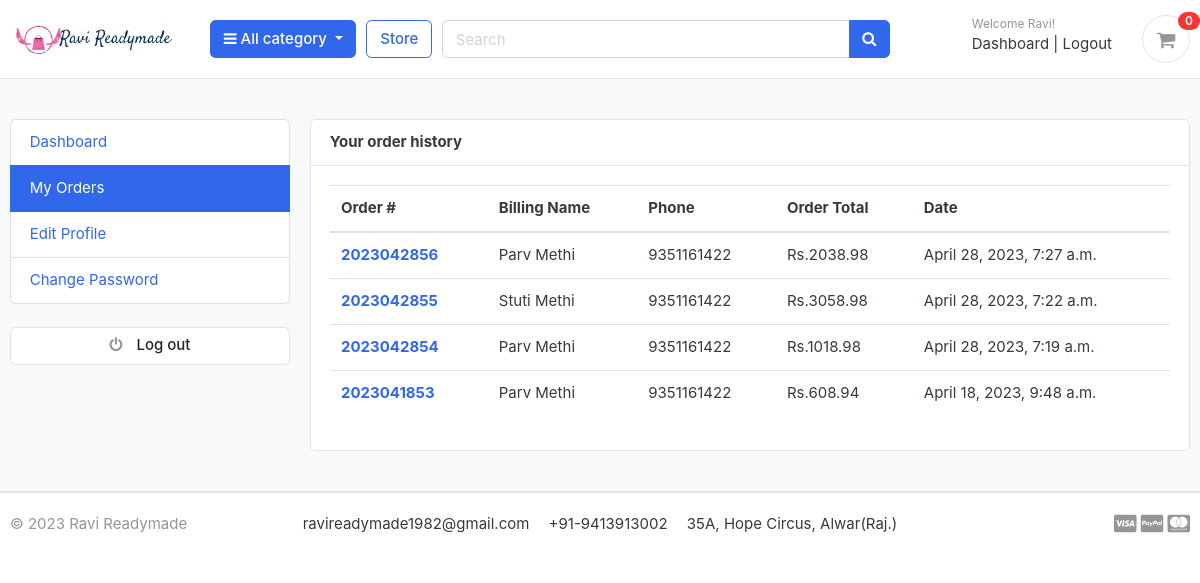
/accounts/my_orders/ (signed in), run on an earlier commit of the app's database.
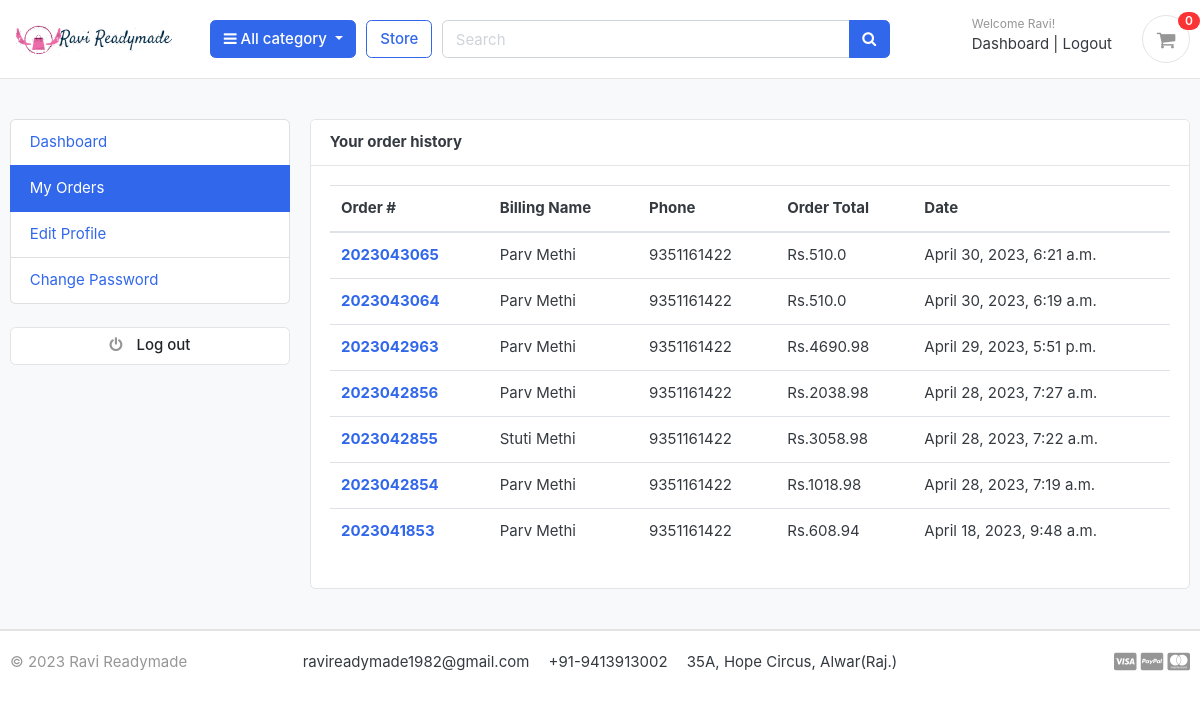
And on a later commit of the database.
### accounts/models.py (models this page shows, shortened)
class Account(AbstractBaseUser):
    first_name = models.CharField(max_length=50)
    last_name = models.CharField(max_length=50)
    username = models.CharField(max_length=50, unique=True)
    email = models.EmailField(max_length=100, unique=True)
    phone = models.CharField(max_length=50)
    date_joined = models.DateTimeField(auto_now_add=True)
    last_login = models.DateTimeField(auto_now_add=True)
    is_admin = models.BooleanField(default=False)
    is_active = models.BooleanField(default=False)
    is_staff = models.BooleanField(default=False)
    is_superadmin = models.BooleanField(default=False)
    USERNAME_FIELD = 'email'
    REQUIRED_FIELDS = ['username', 'first_name', 'last_name']
    objects = MyAccountManager()

### orders/models.py (models this page shows, shortened)
class Order(models.Model):
    STATUS = (
        ('New', 'New'),
        ('Accepted', 'Accepted'),
        ('Completed', 'Completed'),
        ('Cancelled', 'Cancelled')
    )
    user = models.ForeignKey(Account, on_delete=models.SET_NULL, null=True)
    payment = models.ForeignKey(Payment, on_delete=models.SET_NULL, blank=True, null=True)
    order_number = models.CharField(max_length=20)
    first_name = models.CharField(max_length=50)
    last_name = models.CharField(max_length=50)
    phone = models.CharField(max_length=15)
    email = models.EmailField(max_length=50)
    address_line_1 =  models.CharField(max_length=50)
    address_line_2 =  models.CharField(max_length=50, blank = True)
    country = models.CharField(max_length=50)
    state = models.CharField(max_length=50)
    city = models.CharField(max_length=50)
    order_note = models.CharField(max_length=100, blank=True)
    order_total = models.FloatField()
    tax = models.FloatField()
    status = models.CharField(max_length=10, choices=STATUS, default='New')
    ip = models.CharField(max_length=20, blank=True)
    is_ordered = models.BooleanField(default=False)
    created_at = models.DateTimeField(auto_now_add=True)
    updated_at = models.DateTimeField(auto_now=True)
    def full_name(self):
        return f'{self.first_name} {self.last_name}'

### accounts/views.py (the view)
# urls.py: path('my_orders/', my_orders, name='my_orders'),
@login_required(login_url='login')
def my_orders(request):
    orders = Order.objects.filter(user_id = request.user.id, is_ordered = True).order_by('-created_at')
    context = {'orders': orders}
    return render(request, 'accounts/my_orders.html', context)

### carts/context_processors.py (called while the page is built)
def counter(request):
    cart_count = 0
    if 'admin' in request.path:
        return {}
    else:
        try:
            cart = Cart.objects.filter(cart_id = _cart_id(request))
            if request.user.is_authenticated:
                cart_items = CartItem.objects.all().filter(user = request.user)
            else:
                cart_items = CartItem.objects.all().filter(cart = cart[:1])
            for cart_item in cart_items:
                cart_count += cart_item.quantity
        except Cart.DoesNotExist:
            cart_count = 0
    return dict(cart_count = cart_count)

### carts/views.py (called while the page is built)
def _cart_id(request):
    cart = request.session.session_key
    if not cart:
        cart = request.session.create()
    return cart

### category/context_processors.py (called while the page is built)
def menu_links(request):
    links = Category.objects.all()
    return dict(links=links)

### category/models.py (called while the page is built)
    def get_url(self):
        return reverse('products_by_category', args=[self.slug])

### templates/accounts/my_orders.html (shortened to what this page needs)
{% extends 'base.html' %}
{% block content %}
<section class="section-conten padding-y bg">
<div class="container">
	<div class="row">
	{% include 'includes/dashboard_sidebar.html' %}
	<main class="col-md-9">
		<article class="card">
		<header class="card-header">
			<strong class="d-inline-block mr-3">Your order history</strong>
		</header>
		<div class="card-body">
			<div class="row">
			<div class="col-md-12">
				<table class="table table-hover">
				  <thead>
				    <tr>
				      <th scope="col">Order #</th>
				      <th scope="col">Billing Name</th>
				      <th scope="col">Phone</th>
				      <th scope="col">Order Total</th>
							<th scope="col">Date</th>
				    </tr>
				  </thead>
				  <tbody>
						{% for order in orders %}
				    <tr>
				      <th scope="row"><a href="{% url 'order_detail' order.order_number %}">{{order.order_number}}</a></th>
				      <td>{{order.full_name}}</td>
				      <td>{{order.phone}}</td>
				      <td>Rs.{{order.order_total}}</td>
							<td>{{order.created_at}}</td>
				    </tr>
				{% endfor %}
				  </tbody>
				</table>
			</div>
			</div>
		</div>
		</article>
	</main>
</div>
</div>
</section>
{% endblock %}

### templates/base.html (shortened to what this page needs)
{% load static %}
<!DOCTYPE HTML>
<html lang="en">
<head>
<link href="{% static 'css/bootstrap.css' %}" rel="stylesheet" type="text/css"/>
<link href="{% static 'fonts/fontawesome/css/all.min.css' %}" type="text/css" rel="stylesheet">
<link href="{% static 'css/ui.css' %}" rel="stylesheet" type="text/css"/>
<link href="{% static 'css/responsive.css' %}" rel="stylesheet" media="only screen and (max-width: 1200px)" />
<link href="{% static 'css/custom.css' %}" rel="stylesheet" type="text/css"/>
<link rel="stylesheet" href="https://cdnjs.cloudflare.com/ajax/libs/font-awesome/4.7.0/css/font-awesome.min.css">
</head>
<body>
    {% include 'includes/navbar.html' %}
    {% block content %}{% endblock %}
    {% include 'includes/footer.html' %}

### templates/includes/navbar.html (shortened to what this page needs)
{% load static %}
<header class="section-header">
   <section class="header-main border-bottom">
        <div class="container">
    <div class="row align-items-center">
        <div class="col-lg-2 col-md-3 col-6">
            <a href="{% url 'home' %}" class="brand-wrap">
                <img class="logo" src="{% static 'images/logo1.png' %}">
            </a>
        </div>
        <div class="col-lg col-sm col-md col-6 flex-grow-0">
            <div class="category-wrap dropdown d-inline-block float-right">
                <button type="button" class="btn btn-primary dropdown-toggle" data-toggle="dropdown">
                    <i class="fa fa-bars"></i> All category
                </button>
            </div>
        </div>
        <a href="{% url 'store' %}" class="btn btn-outline-primary">Store</a>
        <div class="col-lg  col-md-6 col-sm-12 col">
            <form action = "{% url 'search' %}" method="GET" class="search">
                <div class="input-group w-100">
                    <input type="text" name="keyword" class="form-control" style="width:60%;" placeholder="Search">
                    <div class="input-group-append">
                      <button class="btn btn-primary" type="submit">
                        <i class="fa fa-search"></i>
                      </button>
                    </div>
                </div>
            </form>
        </div>
        <div class="col-lg-3 col-sm-6 col-8 order-2 order-lg-3">
                    <div class="d-flex justify-content-end mb-3 mb-lg-0">
                        {% if user.id is None %}
                        <div class="widget-header">
                            <small class="title text-muted">Welcome guest!</small>
                            <div>
                                <a href="{% url 'login' %}">Sign in</a> <span class="dark-transp"> | </span>
                                <a href="{% url 'register' %}"> Register</a>
                            </div>
                        </div>
                        {% else %}
                        <div class="widget-header">
                            <small class="title text-muted">Welcome {{user.first_name}}!</small>
                            <div>
                                <a href="{% url 'dashboard' %}">Dashboard</a> <span class="dark-transp"> | </span>
                                <a href="{% url 'logout' %}"> Logout</a>
                            </div>
                        </div>
                        {% endif %}
                        <a href="{% url 'cart' %}" class="widget-header pl-3 ml-3">
                            <div class="icon icon-sm rounded-circle border"><i class="fa fa-shopping-cart"></i></div>
                            <span class="badge badge-pill badge-danger notify">{{cart_count}}</span>
                        </a>
                    </div>
                </div>
    </div>
        </div>
    </section>
</header>

### templates/includes/dashboard_sidebar.html
<aside class="col-md-3">
    <ul class="list-group">
        <a class="list-group-item {% if '/accounts/' == request.path %}active{% endif %}" href="{% url 'dashboard' %}"> Dashboard </a>
        <a class="list-group-item {% if '/my_orders/' in request.path %}active{% endif %}" href="{% url 'my_orders' %}"> My Orders </a>
        <a class="list-group-item {% if '/edit_profile/' in request.path %}active{% endif %}" href="{% url 'edit_profile' %}"> Edit Profile </a>
        <a class="list-group-item {% if '/change_password/' in request.path %}active{% endif %}" href="{% url 'change_password' %}"> Change Password </a>
    </ul>
    <br>
    <a class="btn btn-light btn-block" href="{% url 'logout' %}"> <i class="fa fa-power-off"></i> <span class="text">Log out</span> </a>
</aside>

### templates/includes/footer.html (shortened to what this page needs)
<footer class="section-footer border-top">
	<div class="container">
		<section class="footer-bottom border-top row">
			<div class="col-md-2">
				<p class="text-muted"> &copy 2023 Ravi Readymade </p>
			</div>
			<div class="col-md-8 text-md-center">
				<span  class="px-2">ravireadymade1982@gmail.com</span>
				<span  class="px-2">+91-9413913002</span>
				<span  class="px-2">35A, Hope Circus, Alwar(Raj.)</span>
			</div>
			<div class="col-md-2 text-md-right text-muted">
				<i class="fab fa-lg fa-cc-visa"></i>
				<i class="fab fa-lg fa-cc-paypal"></i>
				<i class="fab fa-lg fa-cc-mastercard"></i>
			</div>
		</section>
	</div>
</footer>

### static/css/ui.css (style rules this page uses)
html { font-family: "Inter", sans-serif; font-size: 15px; }
.icon-xs, .icon-sm, .icon-md, .icon-lg { display: inline-block; text-align: center; flex-shrink: 0; flex-grow: 0; }
.icon-sm { width: 48px; height: 48px; line-height: 48px !important; font-size: 20px; }
.padding-y { padding-top: 40px; padding-bottom: 40px; }
article:after, .form-group:after { display: block; clear: both; content: ""; }
.bg { background-color: #f8f9fa; }
p:last-child { margin-bottom: 0; }
.header-main { position: relative; padding-top: 1rem; padding-bottom: 1rem; }
.brand-wrap .logo, .navbar-brand .logo { margin-right: 7px; max-height: 42px; display: inline-block; }
.widget-header { display: inline-block; vertical-align: middle; position: relative; }
.widget-header a { color: #343a40; }
.widget-header i { color: #969696; }
.widget-header .title { display: block; }
.widget-header .notify { position: absolute; top: -3px; right: -10px; }
.footer-bottom { padding-top: 20px; padding-bottom: 20px; }
.btn-light { background-color: #fff; border-color: #e4e4e4; }
.btn-light i { color: #969696; }
.btn i + .text { margin-left: 10px; }
.notify { position: absolute; top: -4px; right: -10px; display: inline-block; padding: 0.25em 0.6em; font-size: 12px; line-height: 1; text-align: center; border-radius: 3rem; color: #fff; background-color: #fa3434; }

What changed in the data, as far as the page shows it:
added Order: order_number "2023043065", full_name "Parv Methi", phone "9351161422", order_total "510.0", created_at "April 30, 2023, 6:21 a.m."
added Order: order_number "2023043064", full_name "Parv Methi", phone "9351161422", order_total "510.0", created_at "April 30, 2023, 6:19 a.m."
added Order: order_number "2023042963", full_name "Parv Methi", phone "9351161422", order_total "4690.98", created_at "April 29, 2023, 5:51 p.m."
